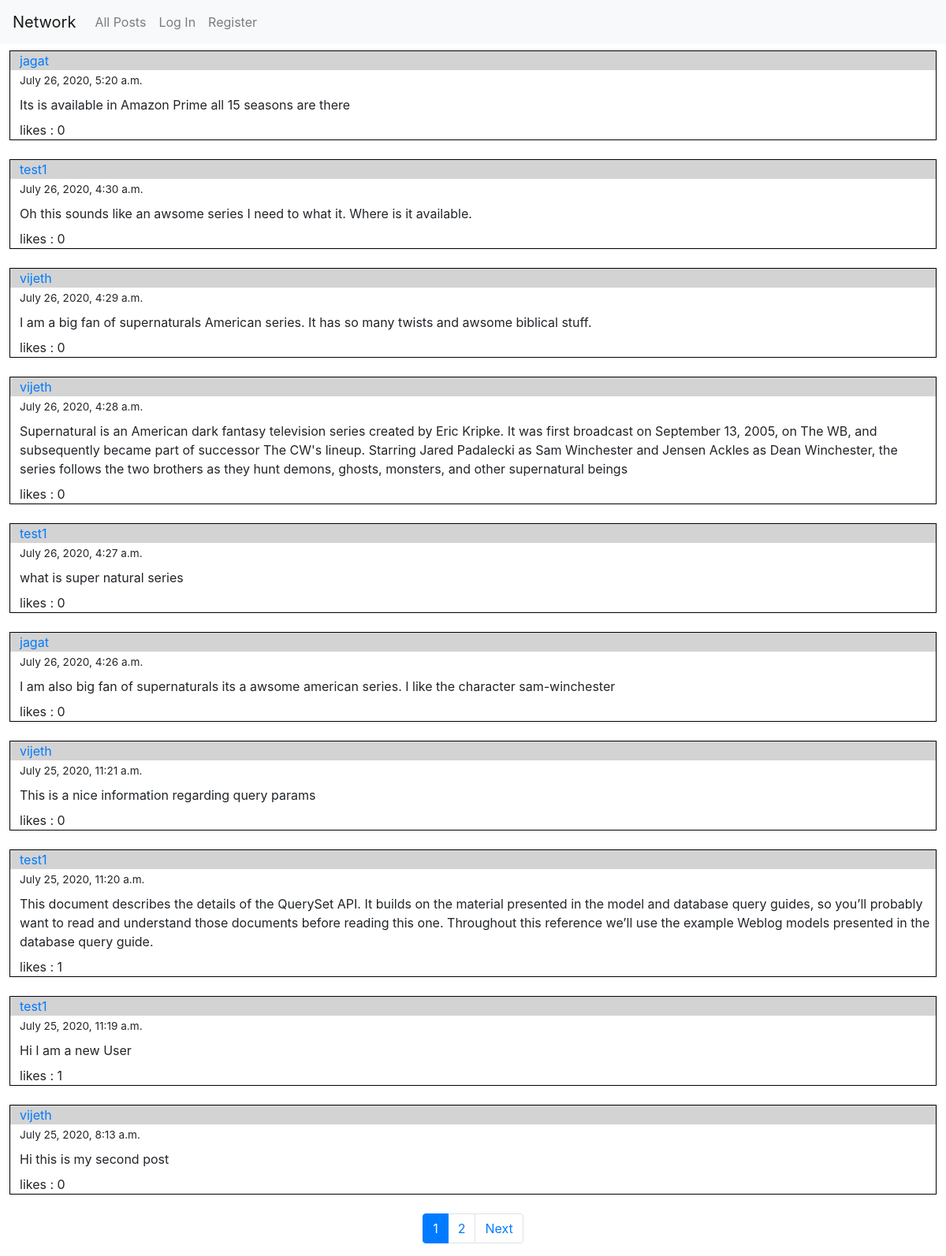
The app's page /, older data.
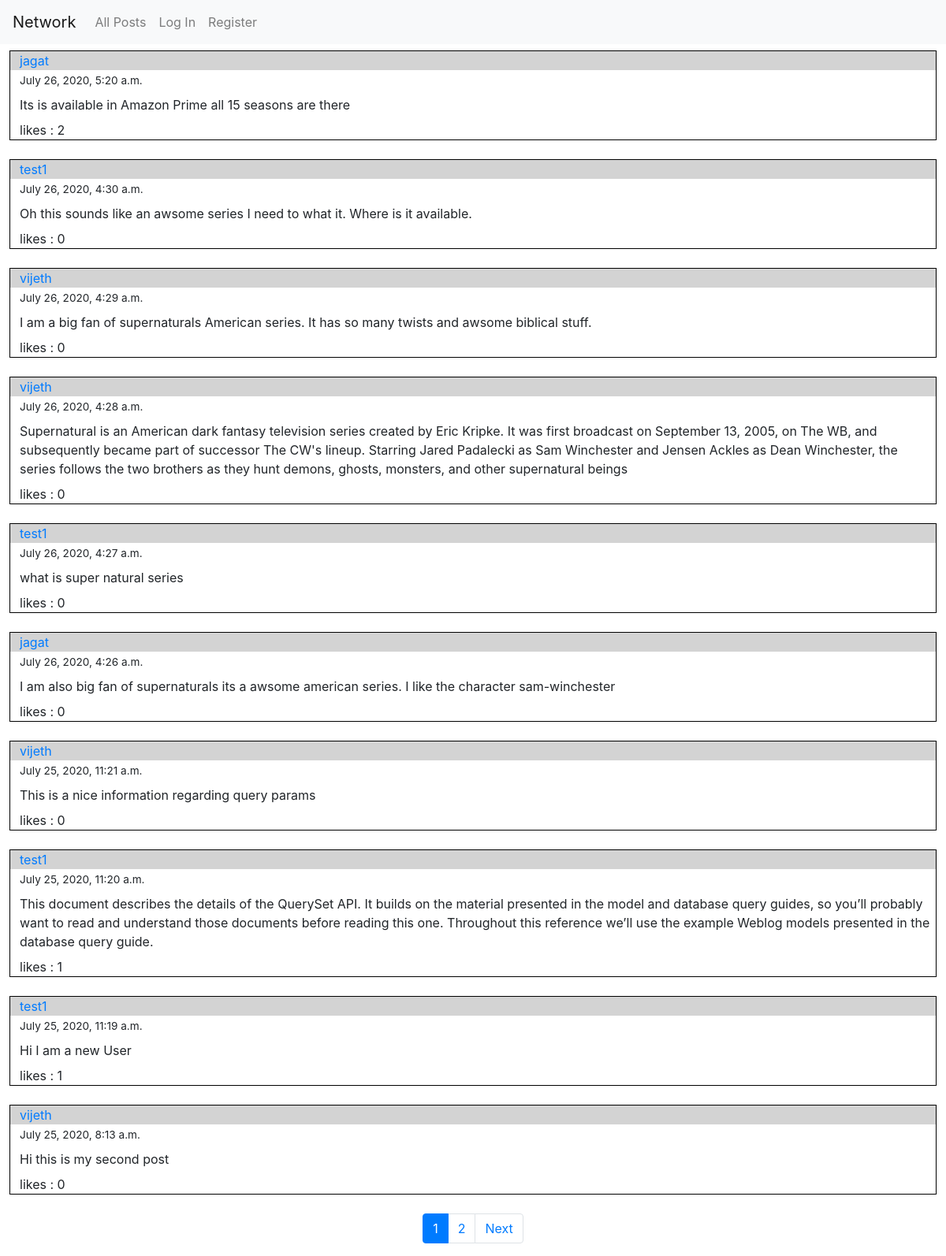
The same page, newer data.
### network/models.py (models this page shows, shortened)
class Post(models.Model):
    text = models.CharField(max_length=5000)
    createdDate = models.DateTimeField()
    likes = models.IntegerField()
    likedpeople = models.CharField(max_length=5000,default="")
    user = models.ForeignKey(User, on_delete=models.CASCADE)

class User(AbstractUser):
    pass
    followers = models.CharField(max_length=5000,default="")
    following = models.CharField(max_length=5000,default="")

### network/views.py (the view)
# urls.py: path("", views.index, name="index"),
@csrf_exempt
def index(request):
    pages = Paginator(Post.objects.order_by("-createdDate").all(),10)
    pageno = request.GET.get('page')
    if pageno is not None:
        posts= pages.get_page(pageno)
    else:
        posts = pages.get_page(1)
    return render(request, "network/index.html",{"posts":posts,"pagenumbers":list(pages.page_range)})

### network/templates/network/index.html (shortened to what this page needs)
{% extends "network/layout.html" %}
{% load static %}
{% block body %}
    {% for  post in posts %}
        <div style="width: 98%;
    border: 1px solid black;
    margin-top: 1vh;
    margin-bottom: 3vh;
    margin-left: 1vw;
    margin-right: 1vw;">
            <div style="background-color: lightgrey;padding-left:1vw">
                <a href="/posts/{{post.user.id}}">{{post.user.username}}</a>
            </div>
            <span style="font-size:85%;padding-left:1vw;">{{post.createdDate}}</span>
            <br>
            <p style="padding-left: 1vw;padding-top: 1vh;margin-bottom: 1vh;" id="display{{post.id}}">{{post.text}}</p>
            {% if user.is_authenticated %}
                {% if request.user.username ==  post.user.username%}
                    <button style="background-color:white;border:1px solid black;margin-left: 1vw;border-radius: 5px;margin-bottom: 1vh;" id="edit{{post.id}}" onclick="displayedit({{post.id}})">Edit</button>
                {% else %}
                    {% if post.likes > 0 %}
                        <i id="likebutton{{post.id}}" style="padding-left:1vw;color:red" class="fa fa-heart" aria-hidden="true" onclick="increaselikes({{post.id}})"> </i> <span> {{post.likes}}</span>
                    {% else %}
                        <i id="likebutton{{post.id}}" style="padding-left:1vw" class="fa fa-heart" aria-hidden="true" onclick="increaselikes({{post.id}})"> </i> <span> {{post.likes}}</span>
                    {% endif %}
                {% endif %}
            {% else %}
                <span style="padding-left:1vw">likes : {{post.likes}}</span>
            {% endif %}
        </div>
    {% endfor %}
    <nav aria-label="Page navigation example">
        <ul class="pagination justify-content-center">
           {% for pageno in pagenumbers %}
            {% if pageno == posts.number %}
            <li class="page-item active"><a class="page-link" href="?page={{pageno}}">{{pageno}}</a></li>
            {% else %}
            <li class="page-item"><a class="page-link" href="?page={{pageno}}">{{pageno}}</a></li>
            {% endif %}
                       {% endfor %}
            {% if posts.has_next %}
            <li class="page-item">
              <a class="page-link" href="?page={{posts.next_page_number}}">Next</a>
            </li>
            {% endif %}
        </ul>
    </nav>
{% endblock %}

Row changes from the older to the newer data that the page shows:
changed Post "Its is available in Amazon Prime all 15 seasons are there": likes "0" → "2"
